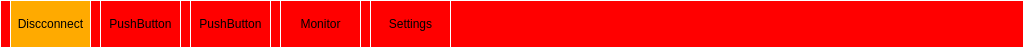
   <widget class="QWidget" name="widButtonsCh1" native="true">
    <property name="geometry">
     <rect>
      <x>0</x>
      <y>720</y>
      <width>1024</width>
      <height>48</height>
     </rect>
    </property>
    <property name="palette">
     <palette>
      <active>
       <colorrole role="WindowText">
        <brush brushstyle="SolidPattern">
         <color alpha="255">
          <red>0</red>
          <green>0</green>
          <blue>0</blue>
         </color>
        </brush>
       </colorrole>
       <colorrole role="Button">
        <brush brushstyle="SolidPattern">
         <color alpha="255">
          <red>255</red>
          <green>0</green>
          <blue>0</blue>
         </color>
        </brush>
       </colorrole>
       <colorrole role="Light">
        <brush brushstyle="SolidPattern">
         <color alpha="255">
          <red>255</red>
          <green>127</green>
          <blue>127</blue>
         </color>
        </brush>
       </colorrole>
       <colorrole role="Midlight">
        <brush brushstyle="SolidPattern">
         <color alpha="255">
          <red>255</red>
          <green>63</green>
          <blue>63</blue>
         </color>
        </brush>
       </colorrole>
       <colorrole role="Dark">
        <brush brushstyle="SolidPattern">
         <color alpha="255">
          <red>127</red>
          <green>0</green>
          <blue>0</blue>
         </color>
        </brush>
       </colorrole>
       <colorrole role="Mid">
        <brush brushstyle="SolidPattern">
         <color alpha="255">
          <red>170</red>
          <green>0</green>
          <blue>0</blue>
         </color>
        </brush>
       </colorrole>
       <colorrole role="Text">
        <brush brushstyle="SolidPattern">
         <color alpha="255">
          <red>0</red>
          <green>0</green>
          <blue>0</blue>
         </color>
        </brush>
       </colorrole>
       <colorrole role="BrightText">
        <brush brushstyle="SolidPattern">
         <color alpha="255">
          <red>255</red>
          <green>255</green>
          <blue>255</blue>
         </color>
        </brush>
       </colorrole>
       <colorrole role="ButtonText">
        <brush brushstyle="SolidPattern">
         <color alpha="255">
          <red>0</red>
          <green>0</green>
          <blue>0</blue>
         </color>
        </brush>
       </colorrole>
       <colorrole role="Base">
        <brush brushstyle="SolidPattern">
         <color alpha="255">
          <red>255</red>
          <green>255</green>
          <blue>255</blue>
         </color>
        </brush>
       </colorrole>
       <colorrole role="Window">
        <brush brushstyle="SolidPattern">
         <color alpha="255">
          <red>255</red>
          <green>0</green>
          <blue>0</blue>
         </color>
        </brush>
       </colorrole>
       <colorrole role="Shadow">
        <brush brushstyle="SolidPattern">
         <color alpha="255">
          <red>0</red>
          <green>0</green>
          <blue>0</blue>
         </color>
        </brush>
       </colorrole>
       <colorrole role="AlternateBase">
        <brush brushstyle="SolidPattern">
         <color alpha="255">
          <red>255</red>
          <green>127</green>
          <blue>127</blue>
         </color>
        </brush>
       </colorrole>
       <colorrole role="ToolTipBase">
        <brush brushstyle="SolidPattern">
         <color alpha="255">
          <red>255</red>
          <green>255</green>
          <blue>220</blue>
         </color>
        </brush>
       </colorrole>
       <colorrole role="ToolTipText">
        <brush brushstyle="SolidPattern">
         <color alpha="255">
          <red>0</red>
          <green>0</green>
          <blue>0</blue>
         </color>
        </brush>
       </colorrole>
      </active>
      <inactive>
       <colorrole role="WindowText">
        <brush brushstyle="SolidPattern">
         <color alpha="255">
          <red>0</red>
          <green>0</green>
          <blue>0</blue>
         </color>
        </brush>
       </colorrole>
       <colorrole role="Button">
        <brush brushstyle="SolidPattern">
         <color alpha="255">
          <red>255</red>
          <green>0</green>
          <blue>0</blue>
         </color>
        </brush>
       </colorrole>
       <colorrole role="Light">
        <brush brushstyle="SolidPattern">
         <color alpha="255">
          <red>255</red>
          <green>127</green>
          <blue>127</blue>
         </color>
        </brush>
       </colorrole>
       <colorrole role="Midlight">
        <brush brushstyle="SolidPattern">
         <color alpha="255">
          <red>255</red>
          <green>63</green>
          <blue>63</blue>
         </color>
        </brush>
       </colorrole>
       <colorrole role="Dark">
        <brush brushstyle="SolidPattern">
         <color alpha="255">
          <red>127</red>
          <green>0</green>
          <blue>0</blue>
         </color>
        </brush>
       </colorrole>
       <colorrole role="Mid">
        <brush brushstyle="SolidPattern">
         <color alpha="255">
          <red>170</red>
          <green>0</green>
          <blue>0</blue>
         </color>
        </brush>
       </colorrole>
       <colorrole role="Text">
        <brush brushstyle="SolidPattern">
         <color alpha="255">
          <red>0</red>
          <green>0</green>
          <blue>0</blue>
         </color>
        </brush>
       </colorrole>
       <colorrole role="BrightText">
        <brush brushstyle="SolidPattern">
         <color alpha="255">
          <red>255</red>
          <green>255</green>
          <blue>255</blue>
         </color>
        </brush>
       </colorrole>
       <colorrole role="ButtonText">
        <brush brushstyle="SolidPattern">
         <color alpha="255">
          <red>0</red>
          <green>0</green>
          <blue>0</blue>
         </color>
        </brush>
       </colorrole>
       <colorrole role="Base">
        <brush brushstyle="SolidPattern">
         <color alpha="255">
          <red>255</red>
          <green>255</green>
          <blue>255</blue>
         </color>
        </brush>
       </colorrole>
       <colorrole role="Window">
        <brush brushstyle="SolidPattern">
         <color alpha="255">
          <red>255</red>
          <green>0</green>
          <blue>0</blue>
         </color>
        </brush>
       </colorrole>
       <colorrole role="Shadow">
        <brush brushstyle="SolidPattern">
         <color alpha="255">
          <red>0</red>
          <green>0</green>
          <blue>0</blue>
         </color>
        </brush>
       </colorrole>
       <colorrole role="AlternateBase">
        <brush brushstyle="SolidPattern">
         <color alpha="255">
          <red>255</red>
          <green>127</green>
          <blue>127</blue>
         </color>
        </brush>
       </colorrole>
       <colorrole role="ToolTipBase">
        <brush brushstyle="SolidPattern">
         <color alpha="255">
          <red>255</red>
          <green>255</green>
          <blue>220</blue>
         </color>
        </brush>
       </colorrole>
       <colorrole role="ToolTipText">
        <brush brushstyle="SolidPattern">
         <color alpha="255">
          <red>0</red>
          <green>0</green>
          <blue>0</blue>
         </color>
        </brush>
       </colorrole>
      </inactive>
      <disabled>
       <colorrole role="WindowText">
        <brush brushstyle="SolidPattern">
         <color alpha="255">
          <red>127</red>
          <green>0</green>
          <blue>0</blue>
         </color>
        </brush>
       </colorrole>
       <colorrole role="Button">
        <brush brushstyle="SolidPattern">
         <color alpha="255">
          <red>255</red>
          <green>0</green>
          <blue>0</blue>
         </color>
        </brush>
       </colorrole>
       <colorrole role="Light">
        <brush brushstyle="SolidPattern">
         <color alpha="255">
          <red>255</red>
          <green>127</green>
          <blue>127</blue>
         </color>
        </brush>
       </colorrole>
       <colorrole role="Midlight">
        <brush brushstyle="SolidPattern">
         <color alpha="255">
          <red>255</red>
          <green>63</green>
          <blue>63</blue>
         </color>
        </brush>
       </colorrole>
       <colorrole role="Dark">
        <brush brushstyle="SolidPattern">
         <color alpha="255">
          <red>127</red>
          <green>0</green>
          <blue>0</blue>
         </color>
        </brush>
       </colorrole>
       <colorrole role="Mid">
        <brush brushstyle="SolidPattern">
         <color alpha="255">
          <red>170</red>
          <green>0</green>
          <blue>0</blue>
         </color>
        </brush>
       </colorrole>
       <colorrole role="Text">
        <brush brushstyle="SolidPattern">
         <color alpha="255">
          <red>127</red>
          <green>0</green>
          <blue>0</blue>
         </color>
        </brush>
       </colorrole>
       <colorrole role="BrightText">
        <brush brushstyle="SolidPattern">
         <color alpha="255">
          <red>255</red>
          <green>255</green>
          <blue>255</blue>
         </color>
        </brush>
       </colorrole>
       <colorrole role="ButtonText">
        <brush brushstyle="SolidPattern">
         <color alpha="255">
          <red>127</red>
          <green>0</green>
          <blue>0</blue>
         </color>
        </brush>
       </colorrole>
       <colorrole role="Base">
        <brush brushstyle="SolidPattern">
         <color alpha="255">
          <red>255</red>
          <green>0</green>
          <blue>0</blue>
         </color>
        </brush>
       </colorrole>
       <colorrole role="Window">
        <brush brushstyle="SolidPattern">
         <color alpha="255">
          <red>255</red>
          <green>0</green>
          <blue>0</blue>
         </color>
        </brush>
       </colorrole>
       <colorrole role="Shadow">
        <brush brushstyle="SolidPattern">
         <color alpha="255">
          <red>0</red>
          <green>0</green>
          <blue>0</blue>
         </color>
        </brush>
       </colorrole>
       <colorrole role="AlternateBase">
        <brush brushstyle="SolidPattern">
         <color alpha="255">
          <red>255</red>
          <green>0</green>
          <blue>0</blue>
         </color>
        </brush>
       </colorrole>
       <colorrole role="ToolTipBase">
        <brush brushstyle="SolidPattern">
         <color alpha="255">
          <red>255</red>
          <green>255</green>
          <blue>220</blue>
         </color>
        </brush>
       </colorrole>
       <colorrole role="ToolTipText">
        <brush brushstyle="SolidPattern">
         <color alpha="255">
          <red>0</red>
          <green>0</green>
          <blue>0</blue>
         </color>
        </brush>
       </colorrole>
      </disabled>
     </palette>
    </property>
    <property name="autoFillBackground">
     <bool>false</bool>
    </property>
    <property name="styleSheet">
     <string notr="true">border-color: rgb(255, 255, 255);
border-style: outset;
border-width: 1px;</string>
    </property>
    <widget class="QPushButton" name="pBConnectCh1">
     <property name="geometry">
      <rect>
       <x>10</x>
       <y>0</y>
       <width>81</width>
       <height>48</height>
      </rect>
     </property>
     <property name="text">
      <string/>
     </property>
     <property name="icon">
      <iconset>
       <normaloff>graphics/connect.png</normaloff>graphics/connect.png</iconset>
     </property>
     <property name="iconSize">
      <size>
       <width>81</width>
       <height>51</height>
      </size>
     </property>
    </widget>
    <widget class="QPushButton" name="pushButton_9">
     <property name="geometry">
      <rect>
       <x>100</x>
       <y>0</y>
       <width>81</width>
       <height>48</height>
      </rect>
     </property>
     <property name="text">
      <string>PushButton</string>
     </property>
    </widget>
    <widget class="QPushButton" name="pushButton_10">
     <property name="geometry">
      <rect>
       <x>190</x>
       <y>0</y>
       <width>81</width>
       <height>48</height>
      </rect>
     </property>
     <property name="text">
      <string>PushButton</string>
     </property>
    </widget>
    <widget class="QPushButton" name="pBSettings_3">
     <property name="geometry">
      <rect>
       <x>370</x>
       <y>0</y>
       <width>81</width>
       <height>48</height>
      </rect>
     </property>
     <property name="text">
      <string>Settings</string>
     </property>
    </widget>
    <widget class="QPushButton" name="pBMonitorCh1">
     <property name="geometry">
      <rect>
       <x>280</x>
       <y>0</y>
       <width>81</width>
       <height>48</height>
      </rect>
     </property>
     <property name="text">
      <string>Monitor</string>
     </property>
    </widget>
    <widget class="QPushButton" name="pBDiscCh1">
     <property name="geometry">
      <rect>
       <x>10</x>
       <y>0</y>
       <width>81</width>
       <height>48</height>
      </rect>
     </property>
     <property name="styleSheet">
      <string notr="true">background-color: rgb(255, 170, 0);</string>
     </property>
     <property name="text">
      <string>Discconnect</string>
     </property>
    </widget>
    <zorder>pBDiscCh1</zorder>
    <zorder>pBConnectCh1</zorder>
    <zorder>pushButton_9</zorder>
    <zorder>pushButton_10</zorder>
    <zorder>pBSettings_3</zorder>
    <zorder>pBMonitorCh1</zorder>
   </widget>
